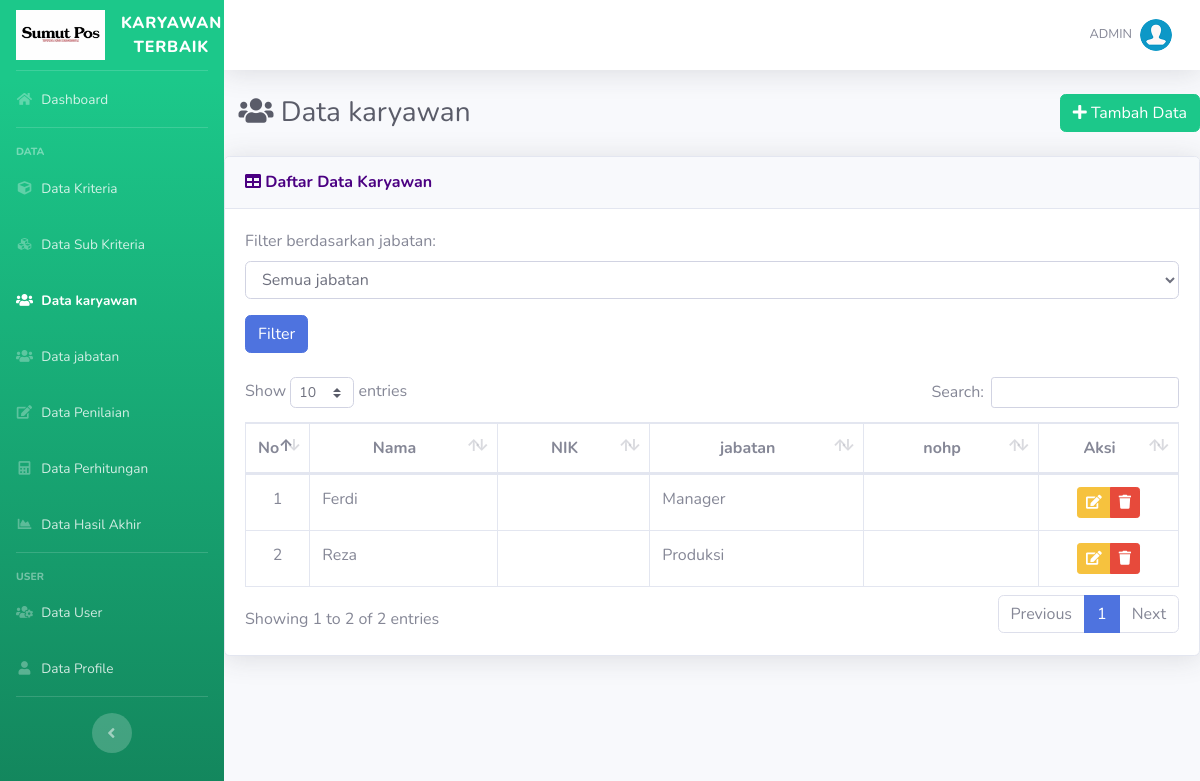
The page /list-alternatif.php (signed in) on the database its author committed.
### tables this page shows
CREATE TABLE `alternatif` (
  `id_alternatif` int(11) NOT NULL,
  `nama` varchar(100) NOT NULL,
  `jabatan` varchar(150) NOT NULL
);

### list-alternatif.php (the view, shortened to what this page needs)
<?php require_once('includes/init.php'); ?>
<?php
require_once('template/header.php');
?>
<div class="d-sm-flex align-items-center justify-content-between mb-4">
    <h1 class="h3 mb-0 text-gray-800">&nbsp;&nbsp;<i class="fas fa-fw fa-users"></i> Data karyawan</h1>
    <a href="tambah-alternatif.php" class="btn btn-success"> <i class="fa fa-plus"></i> Tambah Data </a>
</div>
<div class="card shadow mb-4">
     <div class="card-header py-3">
    <h6 class="m-0 font-weight-bold" style="color: #4B0082;"><i class="fa fa-table"></i> Daftar Data Karyawan</h6>
</div>
    <div class="card-body">
        <form method="GET" action="">
            <div class="form-group">
                <label for="jabatan">Filter berdasarkan jabatan:</label>
                <select name="jabatan" id="jabatan" class="form-control">
                    <option value="">Semua jabatan</option>
                </select>
            </div>
            <button type="submit" class="btn btn-primary">Filter</button>
        </form>
  <br>
        <div class="table-responsive">
            <table class="table table-bordered" id="dataTable" width="100%" cellspacing="0">
                <thead class="bg-purple">
                    <tr align="center">
                        <th width="5%">No</th>
                        <th>Nama</th>
                        <th>NIK</th>
                        <th>jabatan</th>
                        <th>nohp</th>
                        <th width="15%">Aksi</th>
                    </tr>
                </thead>
                <tbody>
                <?php
                $no=0;
                $query_string = "SELECT * FROM alternatif";
                $query = mysqli_query($koneksi, $query_string);
                while($data = mysqli_fetch_array($query)):
                $no++;
                ?>
                    <tr align="center">
                        <td><?php echo $no; ?></td>
                        <td align="left"><?php echo $data['nama']; ?></td>
                        <td align="left"><?php echo $data['nik']; ?></td>
                        <td align="left"><?php echo $data['jabatan']; ?></td>
                        <td align="left"><?php echo $data['nohp']; ?></td>
                        <td>
                            <div class="btn-group" role="group">
                                <a data-toggle="tooltip" data-placement="bottom" title="Edit Data" href="edit-alternatif.php?id=<?php echo $data['id_alternatif']; ?>" class="btn btn-warning btn-sm"><i class="fa fa-edit"></i></a>
                                <a data-toggle="tooltip" data-placement="bottom" title="Hapus Data" href="hapus-alternatif.php?id=<?php echo $data['id_alternatif']; ?>" onclick="return confirm ('Apakah anda yakin untuk meghapus data ini')" class="btn btn-danger btn-sm"><i class="fa fa-trash"></i></a>
                            </div>
                        </td>
                    </tr>
                <?php endwhile; ?>
                </tbody>
            </table>
        </div>
    </div>
</div>
<?php
require_once('template/footer.php');
?>

### rows shown on the page
alternatif: nama "Ferdi", jabatan "Manager"
alternatif: nama "Reza", jabatan "Produksi"

### other values the page prints
$_SESSION['username'] "ADMIN"
